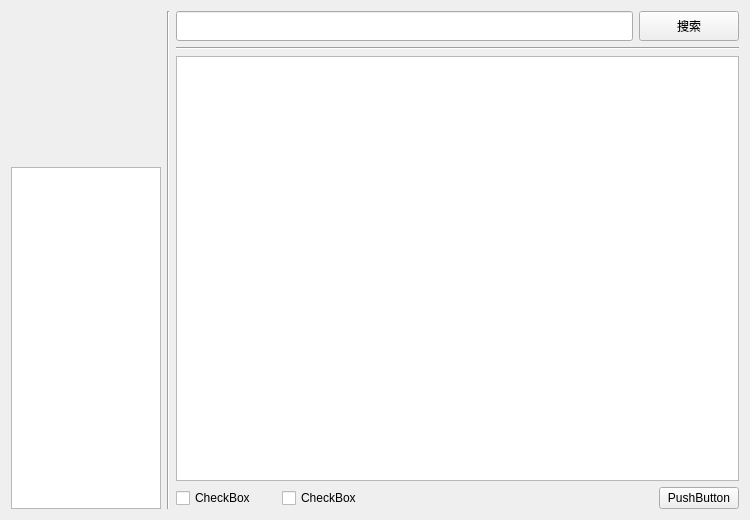
<?xml version="1.0" encoding="UTF-8"?>
<ui version="4.0">
 <class>MainWindow</class>
 <widget class="QMainWindow" name="MainWindow">
  <property name="geometry">
   <rect>
    <x>0</x>
    <y>0</y>
    <width>750</width>
    <height>520</height>
   </rect>
  </property>
  <property name="sizePolicy">
   <sizepolicy hsizetype="Ignored" vsizetype="Preferred">
    <horstretch>0</horstretch>
    <verstretch>0</verstretch>
   </sizepolicy>
  </property>
  <property name="minimumSize">
   <size>
    <width>750</width>
    <height>520</height>
   </size>
  </property>
  <property name="windowTitle">
   <string>MainWindow</string>
  </property>
  <widget class="QWidget" name="centralWidget">
   <layout class="QHBoxLayout" name="horizontalLayout_8">
    <item>
     <layout class="QHBoxLayout" name="horizontalLayout_7">
      <item>
       <layout class="QVBoxLayout" name="verticalLayout_6">
        <property name="sizeConstraint">
         <enum>QLayout::SetFixedSize</enum>
        </property>
        <item>
         <widget class="QLabel" name="label_pix">
          <property name="sizePolicy">
           <sizepolicy hsizetype="Expanding" vsizetype="Expanding">
            <horstretch>0</horstretch>
            <verstretch>0</verstretch>
           </sizepolicy>
          </property>
          <property name="minimumSize">
           <size>
            <width>150</width>
            <height>150</height>
           </size>
          </property>
          <property name="maximumSize">
           <size>
            <width>150</width>
            <height>150</height>
           </size>
          </property>
          <property name="text">
           <string/>
          </property>
         </widget>
        </item>
        <item>
         <widget class="XTTableView" name="listTableView">
          <property name="sizePolicy">
           <sizepolicy hsizetype="Expanding" vsizetype="Expanding">
            <horstretch>0</horstretch>
            <verstretch>0</verstretch>
           </sizepolicy>
          </property>
          <property name="minimumSize">
           <size>
            <width>150</width>
            <height>296</height>
           </size>
          </property>
          <property name="maximumSize">
           <size>
            <width>150</width>
            <height>16777215</height>
           </size>
          </property>
          <property name="verticalScrollBarPolicy">
           <enum>Qt::ScrollBarAlwaysOff</enum>
          </property>
          <property name="horizontalScrollBarPolicy">
           <enum>Qt::ScrollBarAlwaysOff</enum>
          </property>
          <property name="showDropIndicator" stdset="0">
           <bool>true</bool>
          </property>
          <property name="gridStyle">
           <enum>Qt::NoPen</enum>
          </property>
          <attribute name="horizontalHeaderVisible">
           <bool>false</bool>
          </attribute>
          <attribute name="verticalHeaderVisible">
           <bool>false</bool>
          </attribute>
         </widget>
        </item>
       </layout>
      </item>
      <item>
       <widget class="Line" name="line">
        <property name="orientation">
         <enum>Qt::Vertical</enum>
        </property>
       </widget>
      </item>
      <item>
       <layout class="QVBoxLayout" name="verticalLayout_2">
        <item>
         <layout class="QHBoxLayout" name="horizontalLayout_5">
          <item>
           <widget class="QLineEdit" name="searchText">
            <property name="sizePolicy">
             <sizepolicy hsizetype="Expanding" vsizetype="Minimum">
              <horstretch>0</horstretch>
              <verstretch>0</verstretch>
             </sizepolicy>
            </property>
            <property name="minimumSize">
             <size>
              <width>400</width>
              <height>30</height>
             </size>
            </property>
           </widget>
          </item>
          <item>
           <widget class="QPushButton" name="searchButton">
            <property name="enabled">
             <bool>true</bool>
            </property>
            <property name="sizePolicy">
             <sizepolicy hsizetype="Preferred" vsizetype="Minimum">
              <horstretch>0</horstretch>
              <verstretch>0</verstretch>
             </sizepolicy>
            </property>
            <property name="minimumSize">
             <size>
              <width>100</width>
              <height>20</height>
             </size>
            </property>
            <property name="maximumSize">
             <size>
              <width>100</width>
              <height>36</height>
             </size>
            </property>
            <property name="contextMenuPolicy">
             <enum>Qt::DefaultContextMenu</enum>
            </property>
            <property name="inputMethodHints">
             <set>Qt::ImhNone</set>
            </property>
            <property name="text">
             <string>搜索</string>
            </property>
            <property name="autoDefault">
             <bool>false</bool>
            </property>
            <property name="default">
             <bool>false</bool>
            </property>
            <property name="flat">
             <bool>false</bool>
            </property>
           </widget>
          </item>
         </layout>
        </item>
        <item>
         <widget class="Line" name="line_2">
          <property name="orientation">
           <enum>Qt::Horizontal</enum>
          </property>
         </widget>
        </item>
        <item>
         <widget class="XTTableView" name="tableView">
          <property name="sizePolicy">
           <sizepolicy hsizetype="Expanding" vsizetype="Expanding">
            <horstretch>0</horstretch>
            <verstretch>0</verstretch>
           </sizepolicy>
          </property>
          <property name="verticalScrollMode">
           <enum>QAbstractItemView::ScrollPerPixel</enum>
          </property>
          <property name="horizontalScrollMode">
           <enum>QAbstractItemView::ScrollPerPixel</enum>
          </property>
          <property name="showGrid">
           <bool>false</bool>
          </property>
          <attribute name="horizontalHeaderVisible">
           <bool>false</bool>
          </attribute>
          <attribute name="verticalHeaderVisible">
           <bool>false</bool>
          </attribute>
         </widget>
        </item>
        <item>
         <layout class="QHBoxLayout" name="horizontalLayout_6">
          <item>
           <widget class="QCheckBox" name="checkBox_2">
            <property name="minimumSize">
             <size>
              <width>100</width>
              <height>20</height>
             </size>
            </property>
            <property name="maximumSize">
             <size>
              <width>100</width>
              <height>20</height>
             </size>
            </property>
            <property name="text">
             <string>CheckBox</string>
            </property>
           </widget>
          </item>
          <item>
           <widget class="QCheckBox" name="checkBox">
            <property name="sizePolicy">
             <sizepolicy hsizetype="Minimum" vsizetype="Minimum">
              <horstretch>0</horstretch>
              <verstretch>0</verstretch>
             </sizepolicy>
            </property>
            <property name="minimumSize">
             <size>
              <width>100</width>
              <height>20</height>
             </size>
            </property>
            <property name="maximumSize">
             <size>
              <width>100</width>
              <height>20</height>
             </size>
            </property>
            <property name="text">
             <string>CheckBox</string>
            </property>
           </widget>
          </item>
          <item>
           <spacer name="horizontalSpacer">
            <property name="orientation">
             <enum>Qt::Horizontal</enum>
            </property>
            <property name="sizeHint" stdset="0">
             <size>
              <width>40</width>
              <height>20</height>
             </size>
            </property>
           </spacer>
          </item>
          <item>
           <widget class="QPushButton" name="pushButton">
            <property name="text">
             <string>PushButton</string>
            </property>
           </widget>
          </item>
         </layout>
        </item>
       </layout>
      </item>
     </layout>
    </item>
   </layout>
  </widget>
  <widget class="QToolBar" name="mainToolBar">
   <property name="maximumSize">
    <size>
     <width>0</width>
     <height>0</height>
    </size>
   </property>
   <attribute name="toolBarArea">
    <enum>TopToolBarArea</enum>
   </attribute>
   <attribute name="toolBarBreak">
    <bool>false</bool>
   </attribute>
  </widget>
  <widget class="QStatusBar" name="statusBar">
   <property name="maximumSize">
    <size>
     <width>0</width>
     <height>0</height>
    </size>
   </property>
  </widget>
 </widget>
 <layoutdefault spacing="6" margin="11"/>
 <customwidgets>
  <customwidget>
   <class>XTTableView</class>
   <extends>QTableView</extends>
   <header location="global">XTTableView.h</header>
  </customwidget>
 </customwidgets>
 <resources/>
 <connections/>
</ui>
